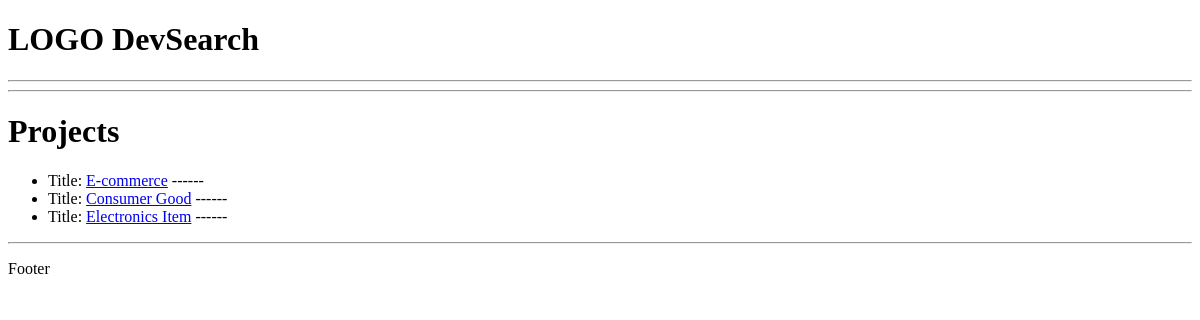
The page /projects/ on the database as committed earlier.
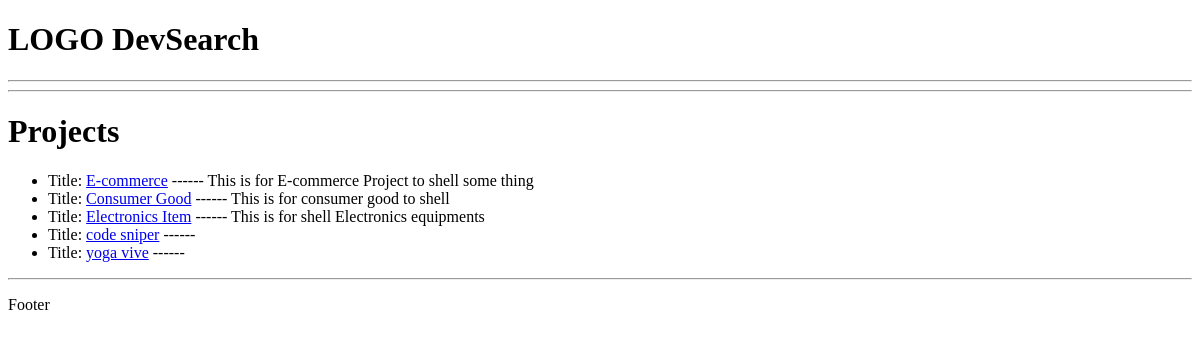
The same page on the database as committed later.
### projects/models.py (models this page shows, shortened)
class Project(models.Model):
    title = models.CharField(max_length=200)
    description = models.TextField(null=True, blank=True)
    demo_link = models.CharField(max_length=2000, null=True, blank=True)
    source_link = models.CharField(max_length=2000, null=True, blank=True)
    tag = models.ManyToManyField('Tag', blank=True)
    vote_total = models.IntegerField(default=0, null=True, blank=True)
    vote_ratio = models.IntegerField(default=0, null=True, blank=True)
    created_at = models.TimeField(auto_now_add=True)
    id = models.UUIDField(default=uuid.uuid4, unique=True, primary_key=True, editable=False)

### projects/views.py (the view)
# urls.py: path('', include('projects.urls')),
def projects(request):
    projects = Project.objects.all()
    context = {'projects': projects}
    return render(request, 'projects/projects.html', context)

### projects/templates/projects/projects.html
{% extends 'main.html' %}
{% block content %}
<hr>
<h1> Projects </h1>
<ul>
    {% for project in projects %}
    <li> Title: <a href="{% url 'project' project.id %}">{{project.title}}</a> ------ {{project.description}}</li>
    {% endfor %}
</ul>
{% endblock content%}

### templates/main.html (shortened to what this page needs)
<!DOCTYPE html>
<html lang="en">
<head>
</head>
<body>
    {% include 'navbar.html'%}
    {% block content %}
    {% endblock content %}
    <hr>
    <p> Footer</p>
</body>
</html>

### templates/navbar.html
<h1> LOGO DevSearch </h1>
<hr>

Rows that differ between the two databases and show on the page:
changed Project "E-commerce": description (not shown) → "This is for E-commerce Project to shell some thing"
changed Project "Consumer Good": description (not shown) → "This is for consumer good to shell"
changed Project "Electronics Item": description (not shown) → "This is for shell Electronics equipments"
added Project: title "code sniper"
added Project: title "yoga vive"
